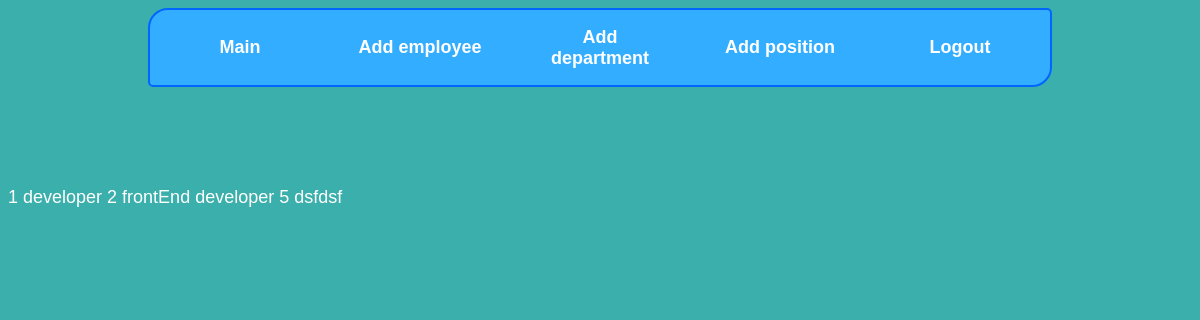
Page /positions (signed in) on the committed database.
### tables this page shows
CREATE TABLE position (id integer primary key autoincrement, position_name varchar(255) not null, description text not null);

### app/routes.py (the view)
@app.route('/positions')
@login_required
def list_positions() -> Response:
    position = new_db.select_requests('SELECT * FROM position')
    return render_template('list view/list_position.html', position=position)

### app/db.py (called while the page is built)
def get_db():
    if 'db' not in g:
        g.db = sqlite3.connect(
            current_app.config['DATABASE'],
            detect_types=sqlite3.PARSE_DECLTYPES
        )
        g.db.row_factory = sqlite3.Row
    return g.db

@app.teardown_appcontext
def close_connection(exception):
    db = getattr(g, '_database', None)
    if db is not None:
        db.close()

def select_requests(command: str) -> typing.List[sqlite3.Row]:
    data = get_db()
    select = data.execute(command).fetchall()
    return select

### app/routes.py (called while the page is built)
def login_required(view: typing.Any) -> typing.Any:
    @functools.wraps(view)
    def wrapped_view(**kwargs):
        if g.user is None:
            return redirect('/login')
        return view(**kwargs)
    return wrapped_view

@app.before_request
def load_logged_in_user():
    user_id = session.get('user_id')
    if user_id is None:
        g.user = None
    else:
        g.user = new_db.get_db().execute(
            'SELECT * FROM user WHERE id = ?', (user_id,)
        ).fetchone()

### app/templates/list view/list_position.html
{% extends 'main.html' %}
{% block content %}
{% for pos in position %}
{{ pos['id'] }}
{{ pos['position_name'] }}
{% endfor %}
{% endblock %}

### app/static/style.css (style rules this page uses)
body { font: normal 18px sans-serif; background: #3AAFAB; color: #fff; padding: 5 0px 0; }

### rows in the picture
position: id "1", position_name "developer"
position: id "2", position_name "frontEnd developer"
position: id "5", position_name "dsfdsf"
